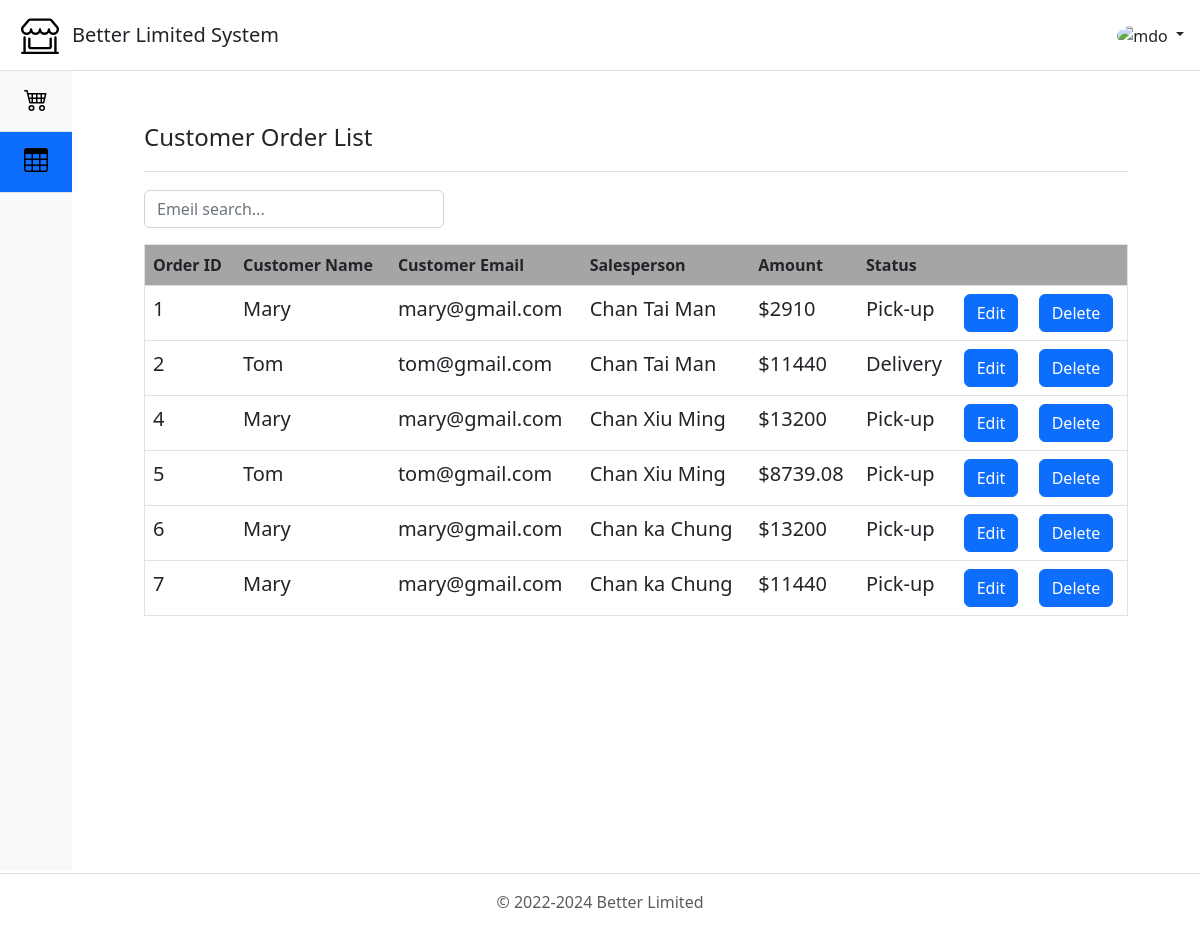
The app's page /sales/Order.php (signed in) with its own data.
### tables this page shows
CREATE TABLE `Orders` (
  `orderID` varchar(255) NOT NULL,
  `customerEmail` varchar(50) NOT NULL,
  `staffID` varchar(50) NOT NULL,
  `dateTime` timestamp NOT NULL DEFAULT CURRENT_TIMESTAMP ON UPDATE CURRENT_TIMESTAMP,
  `deliveryAddress` varchar(255) DEFAULT NULL,
  `deliveryDate` date DEFAULT NULL,
  `totalPrice` double NOT NULL
);

CREATE TABLE `Customer` (
  `customerEmail` varchar(50) NOT NULL,
  `customerName` varchar(100) NOT NULL,
  `phoneNumber` varchar(255) DEFAULT NULL
);

CREATE TABLE `Staff` (
  `staffID` varchar(50) NOT NULL,
  `staffName` varchar(100) NOT NULL,
  `password` varchar(50) NOT NULL,
  `position` varchar(50) NOT NULL
);

### sales/Order.php (the view, shortened to what this page needs)
<!doctype html>
<html lang="en">
  <head>
    <link href="../css/style.css" rel="stylesheet">
    <link href="../css/bootstrap-main.css" rel="stylesheet">
  </head>
<body>
<?php include_once '../include/bootstrapImage.php';
    include_once 'include/salesHeader.php';
    ?>
  <main class="d-flex flex-nowrap">
      <div class="d-flex flex-column flex-shrink-0 bg-light" style="width: 4.5rem;">
        <ul class="nav nav-pills nav-flush flex-column mb-auto text-center">
          <li class="nav-item">
            <a href="PlaceOrder.php" class="nav-link py-3 border-bottom rounded-0" aria-current="page" title="Place Order" data-bs-toggle="tooltip" data-bs-placement="right">
              <svg class="bi pe-none" width="24" height="24" role="img" aria-label="POS"><use xlink:href="#POS"/></svg>
            </a>
          </li>
          <li>
            <a href="Order.php" class="nav-link active py-3 border-bottom rounded-0" title="Orders" data-bs-toggle="tooltip" data-bs-placement="right">
              <svg class="bi pe-none" width="24" height="24" role="img" aria-label="Orders"><use xlink:href="#table"/></svg>
            </a>
          </li>
        </ul>
      </div>
    <div class="MainContent col-lg-8 py-md-5 mx-auto" style="width:82%">
      <div class="d-flex align-items-center pb-3 mb-5 border-bottom">
        <a h\class="d-flex align-items-center text-dark text-decoration-none">
          <span class="fs-4">Customer Order List</span>
        </a>
      </div>
      <form id="SearchFrom" name="SearchFrom" action="Order.php" method="POST" class="col-12 col-lg-auto mb-3 mb-lg-0 me-lg-3" role="search">
        <input type="search" name="search" id="search" onchange="document.getElementById('SearchFrom').submit();" class="form-control SearchInput" oninput="onChangeTextSearch()"
        style="width: 300px;" placeholder="Emeil search..." aria-label="Search" value="<?php if(!empty($_POST)) echo $_POST['search']; ?>"></p>
      </form>
      <table class="table">
        <thead>
          <tr>
            <th>Order ID</th>
            <th scope="col">Customer Name</th>
            <th scope="col">Customer Email</th>
            <th scope="col">Salesperson</th>
            <th scope="col">Amount</th>
            <th scope="col">Status</th>
            <th scope="col"></th>
            <th scope="col"></th>
          </tr>
        </thead>
        <tbody>
        <?php
            require_once("../conn/conn.php");
            $sql = "SELECT orderID, customerName, Customer.customerEmail, StaffName, totalPrice, if(deliveryAddress is NULL, 'Pick-up', 'Delivery')
            AS Status FROM `Orders`, `Staff`, `Customer` WHERE Orders.staffID = Staff.staffID AND Customer.customerEmail = Orders.customerEmail AND Customer.customerEmail LIKE '%{$_POST['search']}%'";
            $rs = mysqli_query($conn, $sql) or die (mysqli_error($conn));
            while($rc = mysqli_fetch_assoc($rs)){
              echo "<tr>";
              echo "<td>" . $rc["orderID"] . "</td>";
              echo "<td>". $rc["customerName"] . "</td>";
              echo "<td>". $rc["customerEmail"] . "</td>";
              echo "<td>". $rc["StaffName"] . "</td>";
              echo "<td>$". $rc["totalPrice"] . "</td>";
              echo "<td>". $rc["Status"] . "</td>";
              echo "<td><a href='OrderDetail.php?id={$rc["orderID"]}'><button type='button' class='btn btn-primary'>Edit</button></a></td>";
              echo "<td><button type='button' onclick='setModalValue({$rc['orderID']})' class='btn btn-primary' data-bs-target='#DeleteOrder' data-bs-toggle='modal' data-bs-whatever='@mdo'>Delete</button></td>";
              echo "</tr>";
            }
          ?>
        </tbody>
      </table>
  </main>
  <?php include_once '../include/Footer.php';?>
</body>
</html>

### css/style.css (style rules this page uses)
body { min-height: 100vh; min-height: -webkit-fill-available; font-family: 'Segoe UI', Tahoma, Geneva, Verdana, sans-serif; margin: 0; }
html { height: -webkit-fill-available; }
main { height: 100vh; height: -webkit-fill-available; max-height: 100vh; overflow-x: auto; overflow-y: hidden; }
.bi { vertical-align: -.125em; }
.table thead tr th { background-color: rgb(166, 164, 164); }
table td { font-size: 20px; }
table { border: thin solid black; width: auto; height: auto; }
.SearchInput { width:30%; margin-top: -30px; }

### records on screen
orders: orderID "1", customerEmail.customerName "Mary", customerEmail.customerEmail "mary@gmail.com", staffID.staffName "Chan Tai Man", totalPrice "2910", Status "Pick-up"
orders: orderID "2", customerEmail.customerName "Tom", customerEmail.customerEmail "tom@gmail.com", staffID.staffName "Chan Tai Man", totalPrice "11440", Status "Delivery"
orders: orderID "4", customerEmail.customerName "Mary", customerEmail.customerEmail "mary@gmail.com", staffID.staffName "Chan Xiu Ming", totalPrice "13200", Status "Pick-up"
orders: orderID "5", customerEmail.customerName "Tom", customerEmail.customerEmail "tom@gmail.com", staffID.staffName "Chan Xiu Ming", totalPrice "8739.08", Status "Pick-up"
orders: orderID "6", customerEmail.customerName "Mary", customerEmail.customerEmail "mary@gmail.com", staffID.staffName "Chan ka Chung", totalPrice "13200", Status "Pick-up"
orders: orderID "7", customerEmail.customerName "Mary", customerEmail.customerEmail "mary@gmail.com", staffID.staffName "Chan ka Chung", totalPrice "11440", Status "Pick-up"
